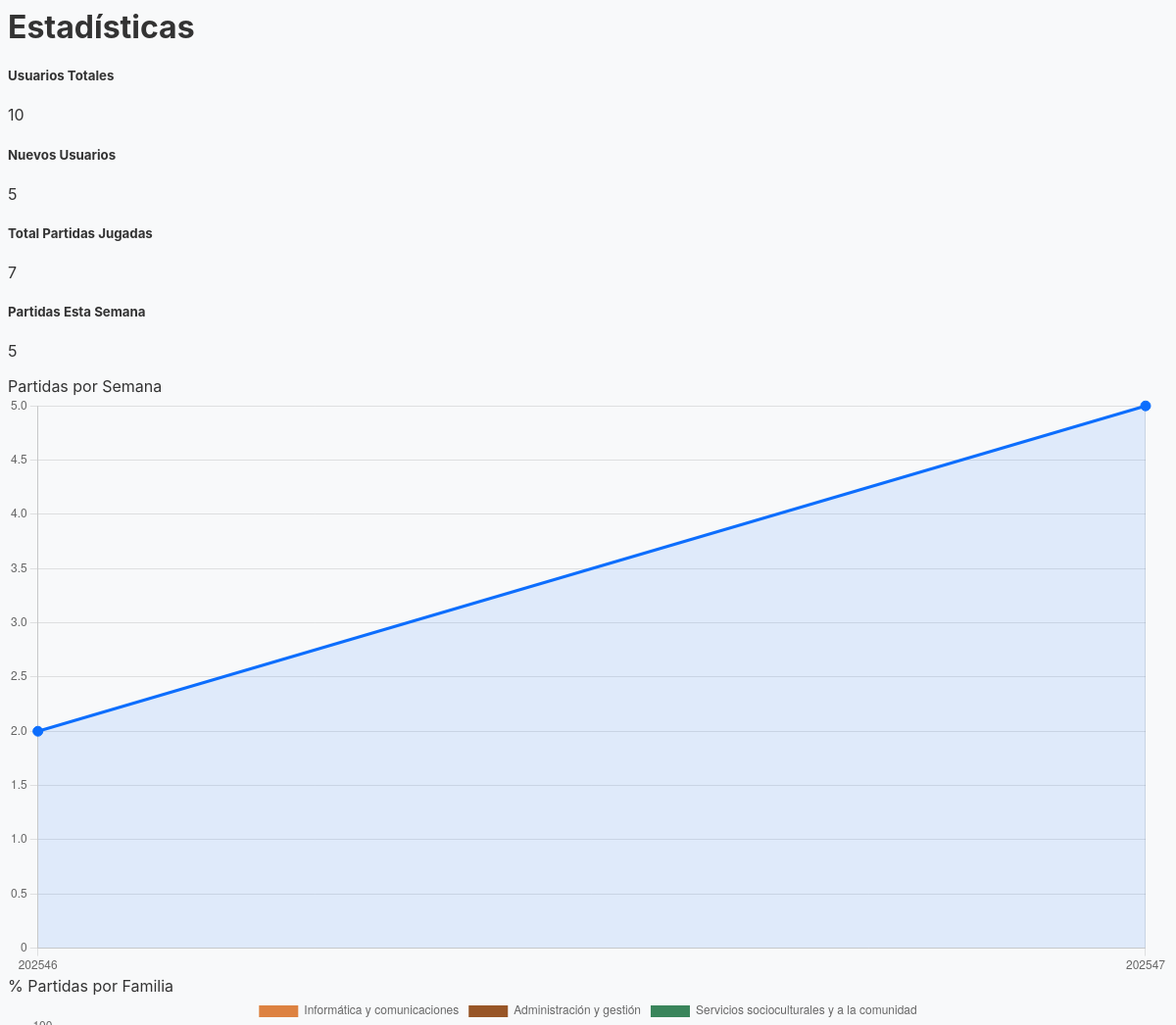
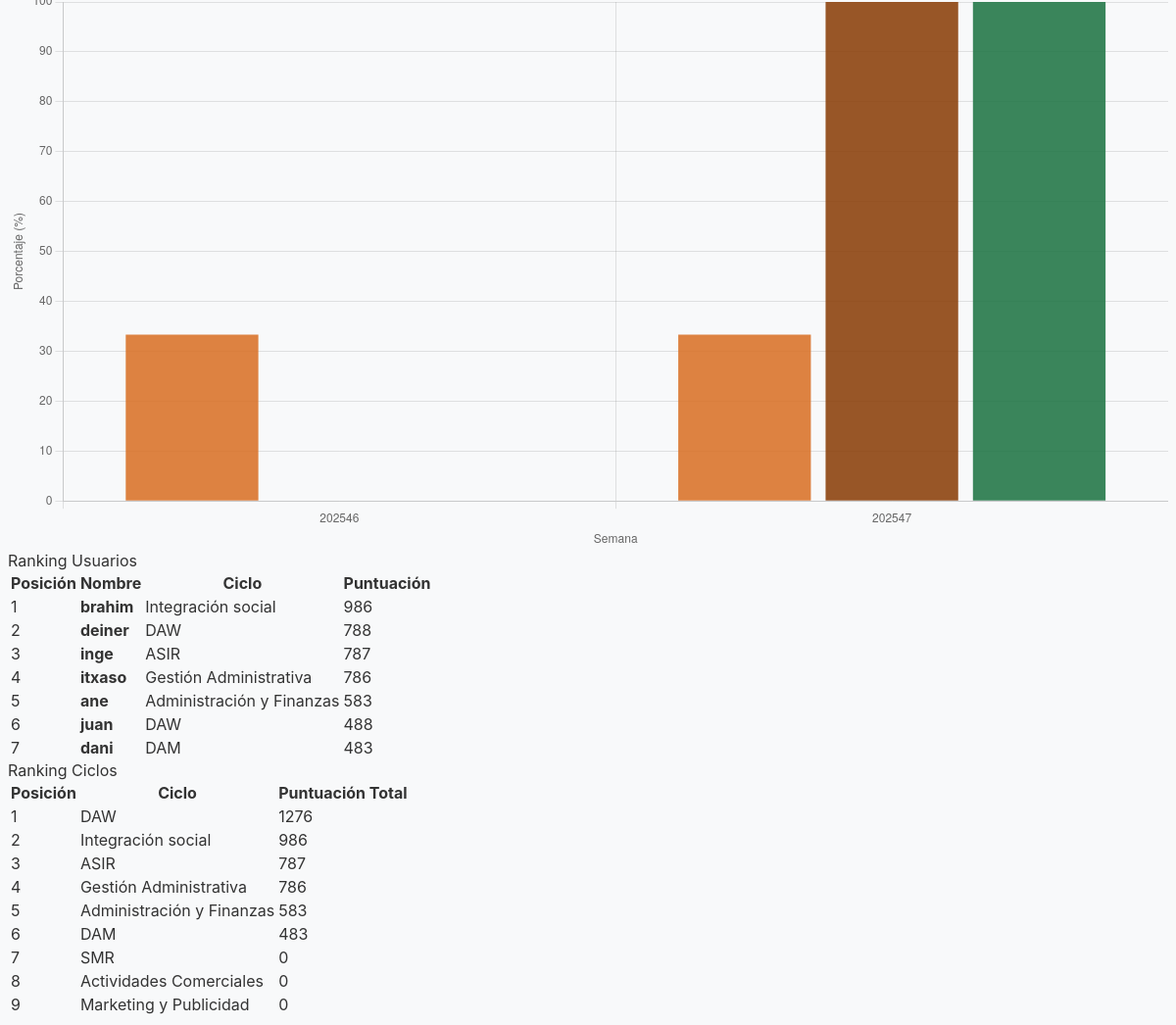
Screenshot of /admin/sections/home.php with the database file from the repository (2 pictures, top to bottom).
### tables this page shows
CREATE TABLE IF NOT EXISTS `usuarios` (
  `id` int NOT NULL AUTO_INCREMENT,
  `username` varchar(50) NOT NULL,
  `email` varchar(50) NOT NULL,
  `password` varchar(50) NOT NULL,
  `centroId` int NOT NULL,
  `cicloId` int NOT NULL,
  `rolId` int NOT NULL,
  `fecha_registro` datetime NOT NULL,
  PRIMARY KEY (`id`),
  KEY `FK_usuarios_centros` (`centroId`),
  KEY `FK_usuarios_ciclos` (`cicloId`),
  KEY `FK_usuarios_roles` (`rolId`),
  CONSTRAINT `FK_usuarios_centros` FOREIGN KEY (`centroId`) REFERENCES `centros` (`id`),
  CONSTRAINT `FK_usuarios_ciclos` FOREIGN KEY (`cicloId`) REFERENCES `ciclos` (`id`),
  CONSTRAINT `FK_usuarios_roles` FOREIGN KEY (`rolId`) REFERENCES `roles` (`id`)
);

CREATE TABLE IF NOT EXISTS `ciclos` (
  `id` int NOT NULL AUTO_INCREMENT,
  `nombre` varchar(200) NOT NULL,
  `familiaId` int NOT NULL,
  PRIMARY KEY (`id`),
  KEY `FK_ciclos_familias` (`familiaId`),
  CONSTRAINT `FK_ciclos_familias` FOREIGN KEY (`familiaId`) REFERENCES `familias` (`id`)
);

### model/repository/UsuarioRepository.php (called while the page is built, shortened)
<?php
class UsuarioRepository
{
    private $conexion;
    function __construct($conexion)
    {
        $this->conexion = $conexion;
    }
    function getCountUsuarios()
    {
        $sql = "SELECT COUNT(id) as total FROM usuarios;";
        $result = mysqli_query($this->conexion, $sql);
        $fila = mysqli_fetch_assoc($result);
        return $fila['total'];
    }
    function getCountNuevosUsuariosSemana()
    {
        $sql = "SELECT COUNT(id) AS total
            FROM usuarios
            WHERE YEARWEEK(fecha_registro, 1) = YEARWEEK(NOW(), 1)";
        $result = mysqli_query($this->conexion, $sql);
        $fila = mysqli_fetch_assoc($result);
        return $fila['total'];
    }
}
?>

### model/repository/PartidaRepository.php (called while the page is built, shortened)
<?php
class PartidaRepository
{
    private $conexion;
    function __construct($conexion)
    {
        $this->conexion = $conexion;
    }
    function getAllPuntuaciones()
    {
        $sql = "SELECT
            u.id AS usuarioId,
            u.username AS usuario,
             c.nombre AS ciclo,
            SUM(p.puntuacion) AS puntuacion
        FROM partidas p
        INNER JOIN usuarios u ON p.usuarioId = u.id
        INNER JOIN ciclos c ON u.cicloId = c.id
        GROUP BY u.id, u.username
        ORDER BY puntuacion DESC;";
        $resultado = mysqli_query($this->conexion, $sql);
        $ranking = [];
        while ($fila = mysqli_fetch_assoc($resultado)) {
            $ranking[] = $fila;
        }
        return $ranking;
    }
    function getCountPartidas()
    {
        $sql = "SELECT COUNT(*) as total FROM partidas;";
        $result = mysqli_query($this->conexion, $sql);
        $fila = mysqli_fetch_assoc($result);
        return $fila['total'];
    }
    function getCountPartidasEstaSemana()
    {
        $sql = "SELECT COUNT(*) AS total
            FROM partidas
            WHERE YEARWEEK(fecha, 1) = YEARWEEK(NOW(), 1);";
        $result = mysqli_query($this->conexion, $sql);
        $fila = mysqli_fetch_assoc($result);
        return $fila['total'];
    }
    function getRankingPorCiclos()
    {
        $sql = "SELECT
                c.id AS cicloId,
                c.nombre AS ciclo,
                COALESCE(SUM(p.puntuacion), 0) AS puntosTotales
            FROM ciclos c
            LEFT JOIN usuarios u ON u.cicloId = c.id
            LEFT JOIN partidas p ON p.usuarioId = u.id
            GROUP BY c.id, c.nombre
            ORDER BY puntosTotales DESC;";
        $resultado = mysqli_query($this->conexion, $sql);
        $ranking = [];
        while ($fila = mysqli_fetch_assoc($resultado)) {
            $ranking[] = $fila;
        }
        return $ranking;
    }
    function getPartidasPorSemana()
    {
        $sql = "SELECT YEARWEEK(fecha, 1) AS semana, COUNT(*) AS total
            FROM partidas
            GROUP BY YEARWEEK(fecha, 1)
            ORDER BY semana DESC
            LIMIT 7";
        $result = mysqli_query($this->conexion, $sql);
        $datos = [];
        while ($fila = mysqli_fetch_assoc($result)) {
            $datos[] = $fila;
        }
        return array_reverse($datos);
    }
    function getTotalUsuariosPorFamilia()
    {
        $sql = "SELECT f.id AS familiaId, f.nombre AS familia, COUNT(u.id) AS totalUsuarios
        FROM familias f
        LEFT JOIN ciclos c ON c.familiaId = f.id
        LEFT JOIN usuarios u ON u.cicloId = c.id
        GROUP BY f.id, f.nombre
        ORDER BY f.id;";
        $result = mysqli_query($this->conexion, $sql);
        $data = [];
        while ($row = mysqli_fetch_assoc($result)) {
            $data[$row['familiaId']] = [
                'familia' => $row['familia'],
                'totalUsuarios' => (int)$row['totalUsuarios']
            ];
        }
        return $data;
    }
    function getUsuariosActivosPorFamiliaPorSemana()
    {
        $sql = "SELECT
                f.id AS familiaId,
                f.nombre AS familia,
                YEARWEEK(p.fecha, 1) AS semana,
                COUNT(DISTINCT u.id) AS usuariosActivos
            FROM familias f
            LEFT JOIN ciclos c ON c.familiaId = f.id
            LEFT JOIN usuarios u ON u.cicloId = c.id
            LEFT JOIN partidas p ON p.usuarioId = u.id
            GROUP BY f.id, semana
            ORDER BY semana, familia;";
        $result = mysqli_query($this->conexion, $sql);
        $data = [];
        while ($row = mysqli_fetch_assoc($result)) {
            $data[] = $row;
        }
        return $data;
    }
}

### admin/sections/home.php (the view, shortened to what this page needs)
<?php
$bd = new AccesoBD();
$conexion = $bd->conexion;
$usuariosRepo = new UsuarioRepository($conexion);
$usuariosRegistrados = $usuariosRepo->getCountUsuarios();
$partidasRepo = new PartidaRepository($conexion);
$partidasJugadas = $partidasRepo->getCountPartidas();
$rankingUsuarios = $partidasRepo->getAllPuntuaciones();
$rankingCiclos = $partidasRepo->getRankingPorCiclos();
$nuevosUsuariosSemana = $usuariosRepo->getCountNuevosUsuariosSemana();
$partidasEstaSemana = $partidasRepo->getCountPartidasEstaSemana();
$partidasPorSemana = $partidasRepo->getPartidasPorSemana();
$labelsSemanas = array_column($partidasPorSemana, 'semana');
$valoresSemanas = array_column($partidasPorSemana, 'total');
$totalPorFamilia = $partidasRepo->getTotalUsuariosPorFamilia();
$activosPorSemana = $partidasRepo->getUsuariosActivosPorFamiliaPorSemana();
$familias = [];
$semanas = [];
$porcentajes = [];
foreach ($activosPorSemana as $row) {
    $sem = $row['semana'];
    if (empty($sem)) continue;
    $famId = $row['familiaId'];
    $famName = $row['familia'];
    $activos = (int)$row['usuariosActivos'];
    $familias[$famId] = $famName;
    $semanas[$sem] = true;
    $total = $totalPorFamilia[$famId]['totalUsuarios'];
    $porcentaje = $total > 0 ? round(($activos / $total) * 100, 2) : 0;
    $porcentajes[$famId][$sem] = $porcentaje;
}
foreach ($familias as $famId => $name) {
    foreach ($semanas as $sem => $_) {
        if (!isset($porcentajes[$famId][$sem])) {
            $porcentajes[$famId][$sem] = 0;
        }
    }
}
$semanasJS = array_keys($semanas);
$datasetsJS = [];
foreach ($familias as $famId => $famName) {
    $data = [];
    foreach ($semanasJS as $sem) {
        $data[] = $porcentajes[$famId][$sem] ?? 0;
    }
    $datasetsJS[] = [
        "label" => $famName,
        "data" => $data,
    ];
}
?>
<div class="container-fluid px-4">
    <h1 class="mt-4 mb-4 text-secondary">Estadísticas</h1>
    <div class="row g-4 mb-4">
        <div class="col-md-3">
            <div class="card h-100 border-primary shadow-sm rounded-3">
                <div class="card-body text-center">
                    <h5 class="card-title text-primary">Usuarios Totales</h5>
                    <p class="display-6 fw-bold mb-0"><?= $usuariosRegistrados ?></p>
                </div>
            </div>
        </div>
        <div class="col-md-3">
            <div class="card h-100 border-primary shadow-sm rounded-3">
                <div class="card-body text-center">
                    <h5 class="card-title text-primary">Nuevos Usuarios</h5>
                    <p class="display-6 fw-bold mb-0"><?= $nuevosUsuariosSemana ?></p>
                </div>
            </div>
        </div>
        <div class="col-md-3">
            <div class="card h-100 border-secondary shadow-sm rounded-3">
                <div class="card-body text-center">
                    <h5 class="card-title text-secondary">Total Partidas Jugadas</h5>
                    <p class="display-6 fw-bold mb-0"><?= $partidasJugadas ?></p>
                </div>
            </div>
        </div>
        <div class="col-md-3">
            <div class="card h-100 border-success shadow-sm rounded-3">
                <div class="card-body text-center">
                    <h5 class="card-title text-success">Partidas Esta Semana</h5>
                    <p class="display-6 fw-bold mb-0"><?= $partidasEstaSemana ?></p>
                </div>
            </div>
        </div>
    </div>
    <div class="row mb-4">
        <div class="col-lg-6 mb-4">
            <div class="card h-100 shadow-sm rounded-3 border-light">
                <div class="card-header bg-white fw-bold border-bottom">
                    Partidas por Semana
                </div>
                <div class="card-body">
                    <canvas id="lineChart"></canvas>
                </div>
            </div>
        </div>
        <div class="col-lg-6 mb-4">
            <div class="card h-100 shadow-sm rounded-3 border-light">
                <div class="card-header bg-white fw-bold border-bottom">
                    % Partidas por Familia
                </div>
                <div class="card-body">
                    <canvas id="barChartFamily"></canvas>
                </div>
            </div>
        </div>
    </div>
    <div class="row mb-4">
        <div class="col-lg-6 mb-4">
            <div class="card h-100 shadow-sm rounded-3 border-light">
                <div class="card-header bg-white fw-bold border-bottom">
                    Ranking Usuarios
                </div>
                <div class="card-body p-0">
                    <table class="table table-hover mb-0 align-middle">
                        <thead class="table-light">
                            <tr>
                                <th>Posición</th>
                                <th>Nombre</th>
                                <th>Ciclo</th>
                                <th>Puntuación</th>
                            </tr>
                        </thead>
                        <tbody>
                            <?php
                            $pos = 1;
                            foreach ($rankingUsuarios as $u): ?>
                                <tr>
                                    <td><?= $pos++ ?></td>
                                    <td>
                                        <strong><?= $u['usuario'] ?></strong>
                                    </td>
                                    <td><span class="badge text-bg-secondary"><?= $u['ciclo'] ?></span></td>
                                    <td><?= $u['puntuacion'] ?></td>
                                </tr>
                            <?php endforeach; ?>
                        </tbody>
                    </table>
                </div>
            </div>
        </div>
        <div class="col-lg-6 mb-4">
            <div class="card h-100 shadow-sm rounded-3 border-light">
                <div class="card-header bg-white fw-bold border-bottom">
                    Ranking Ciclos
                </div>
                <div class="card-body p-0">
                    <table class="table table-hover mb-0 align-middle">
                        <thead class="table-light">
                            <tr>
                                <th>Posición</th>
                                <th>Ciclo</th>
                                <th>Puntuación Total</th>
                            </tr>
                        </thead>
                        <tbody>
                            <?php
                            $pos = 1;
                            foreach ($rankingCiclos as $c): ?>
                                <tr>
                                    <td><?= $pos++ ?></td>
                                    <td><?= $c['ciclo'] ?></td>
                                    <td><?= $c['puntosTotales'] ?></td>
                                </tr>
                            <?php endforeach; ?>
                        </tbody>
                    </table>
                </div>
            </div>
        </div>
    </div>
</div>
<script>
    const ctxLine = document.getElementById('lineChart').getContext('2d');
    const lineChart = new Chart(ctxLine, {
        type: 'line',
        data: {
            labels: <?= json_encode($labelsSemanas) ?>,
            datasets: [{
                label: 'Partidas Jugadas',
                data: <?= json_encode($valoresSemanas) ?>,
                borderColor: '#0d6efd',
                backgroundColor: 'rgba(13,110,253,0.1)',
                fill: true,
                tension: 0.3,
                pointBackgroundColor: '#0d6efd',
                pointRadius: 5
            }]
        },
        options: {
            responsive: true,
            plugins: {
                legend: {
                    display: false
                }
            },
            scales: {
                y: {
                    beginAtZero: true
                }
            }
        }
    });
    const ctxBarFamily = document.getElementById('barChartFamily').getContext('2d');
    const semanas = <?= json_encode($semanasJS) ?>;
    const datasets = <?= json_encode($datasetsJS) ?>;
    const colores = [
        'rgba(218, 117, 45, 0.9)',
        'rgba(141, 68, 16, 0.9)',
        'rgba(37, 120, 74, 0.9)',
        'rgba(71, 137, 199, 0.9)'
    ];
    datasets.forEach((ds, i) => {
        ds.backgroundColor = colores[i % colores.length];
        ds.borderColor = colores[i % colores.length];
    });
    const barChartFamily = new Chart(ctxBarFamily, {
        type: 'bar',
        data: {
            labels: semanas,
            datasets: datasets
        },
        options: {
            responsive: true,
            plugins: {
                legend: {
                    position: 'top'
                },
            },
            scales: {
                y: {
                    beginAtZero: true,
                    max: 100,
                    title: {
                        display: true,
                        text: 'Porcentaje (%)'
                    }
                },
                x: {
                    title: {
                        display: true,
                        text: 'Semana'
                    },
                    stacked: false
                }
            }
        }
    });
</script>

### admin/sections/home.php (style rules this page uses)
.card { transition: transform 0.2s ease, box-shadow 0.2s ease; }

### rows the page displays
usuarios: username "brahim", cicloId.nombre "Integración social", puntuacion "986"
usuarios: username "deiner", cicloId.nombre "DAW", puntuacion "788"
usuarios: username "inge", cicloId.nombre "ASIR", puntuacion "787"
usuarios: username "itxaso", cicloId.nombre "Gestión Administrativa", puntuacion "786"
usuarios: username "ane", cicloId.nombre "Administración y Finanzas", puntuacion "583"
usuarios: username "juan", cicloId.nombre "DAW", puntuacion "488"
usuarios: username "dani", cicloId.nombre "DAM", puntuacion "483"
ciclos: nombre "DAW", puntosTotales "1276"
ciclos: nombre "Integración social", puntosTotales "986"
ciclos: nombre "ASIR", puntosTotales "787"
ciclos: nombre "Gestión Administrativa", puntosTotales "786"
ciclos: nombre "Administración y Finanzas", puntosTotales "583"
ciclos: nombre "DAM", puntosTotales "483"
ciclos: nombre "SMR", puntosTotales "0"
ciclos: nombre "Actividades Comerciales", puntosTotales "0"
ciclos: nombre "Marketing y Publicidad", puntosTotales "0"

### other values shown
$usuariosRegistrados "10"
$nuevosUsuariosSemana "5"
$partidasJugadas "7"
$partidasEstaSemana "5"
chart data {{ json_encode($labelsSemanas) }} ["202546","202547"]
chart data {{ json_encode($valoresSemanas) }} ["2","5"]
chart data {{ json_encode($semanasJS) }} [202546,202547]
